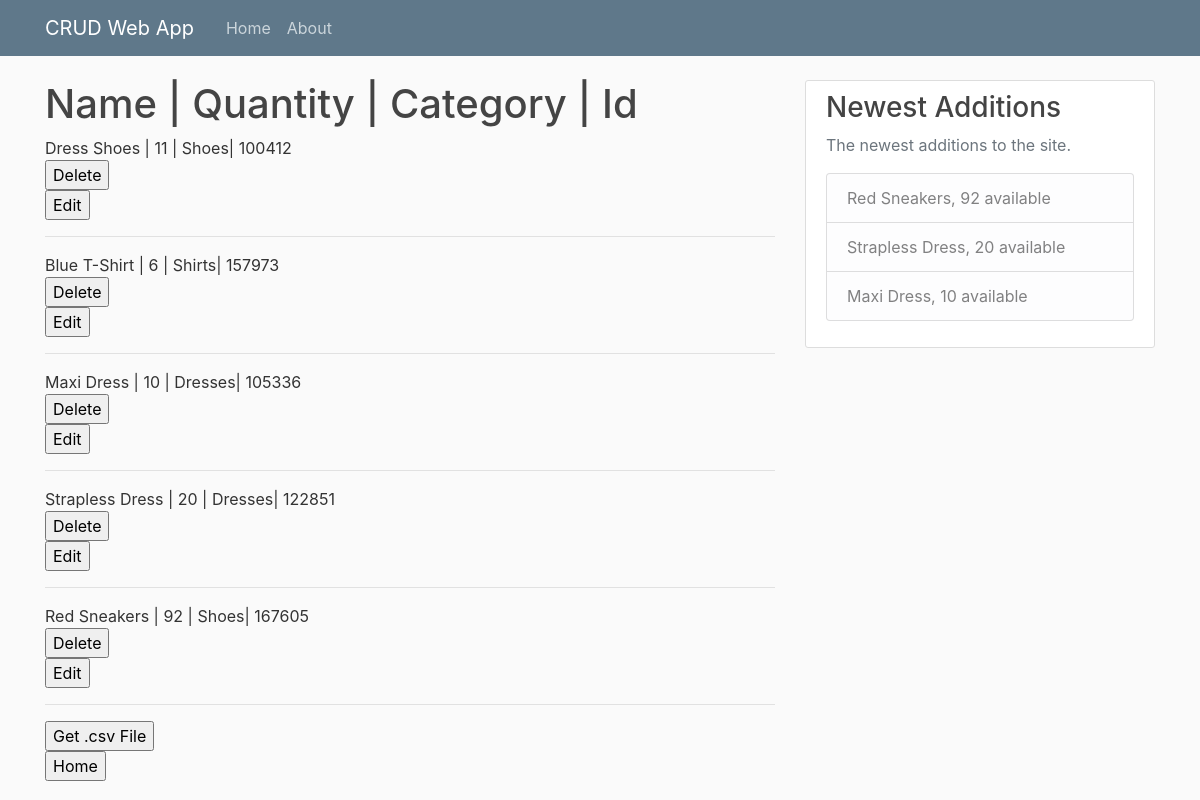
Page /data on the committed database.
### models.py (models this page shows, shortened)
class ProductModel(db.Model):
    __tablename__ = "table"
    id = db.Column(db.Integer, primary_key=True)
    product_id = db.Column(db.Integer(), unique=True)
    product_name = db.Column(db.String())
    quantity = db.Column(db.Integer())
    product_category = db.Column(db.String(80))
    def __repr__(self):
        return f"{self.product_name} | {self.quantity} | " \
               f"{self.product_category}| {self.product_id}"

### app.py (the view, shortened to what this page needs)
@app.route('/data', methods=['GET', 'POST'])
def RetrieveList():
    if request.method == 'GET':
        products = ProductModel.query.all()
        return render_template('datalist.html', products=products,
                               new1=NEWEST[0], new2=NEWEST[1], new3=NEWEST[2])

### templates/datalist.html (shortened to what this page needs)
{% extends 'base.html' %}
{% block content %}
<h1>Name | Quantity | Category | Id</h1>
{% for employee in products %}
    <body>{{employee}}
        <form action='' method="POST">
            <input type="submit" value="Delete"/>
        </form>
        <form action='' method="POST">
            <input type="submit" value="Edit"/>
        </form>
    </body><hr>
{% endfor %}
<a href="{{ url_for('download', filename='product_info.csv') }}">
    <input type="submit" value="Get .csv File"/>
</a>
<form action='' method="POST">
    <input type="submit" value="Home"/>
</form>
{% endblock %}

### templates/base.html (shortened to what this page needs)
<!DOCTYPE html>
<html>
<head>
    <link rel="stylesheet" href="https://maxcdn.bootstrapcdn.com/bootstrap/4.0.0/css/bootstrap.min.css">
</head>
<body>
<header class="site-header">
    <nav class="navbar navbar-expand-md navbar-dark bg-steel fixed-top">
        <div class="container">
            <a class="navbar-brand mr-4" href="/">CRUD Web App</a>
            <div class="collapse navbar-collapse" id="navbarToggle">
                <div class="navbar-nav mr-auto">
                    <a class="nav-item nav-link" href="/">Home</a>
                    <a class="nav-item nav-link" href="about">About</a>
                </div>
            </div>
        </div>
    </nav>
</header>
<main role="main" class="container">
    <div class="row">
        <div class="col-md-8">
            {% block content %}{% endblock %}
        </div>
        <div class="col-md-4">
            <div class="content-section">
                <h3>Newest Additions</h3>
                <p class='text-muted'>The newest additions to the site.
                <ul class="list-group">
                    <li class="list-group-item list-group-item-light">{{new1}}</li>
                    <li class="list-group-item list-group-item-light">{{new2}}</li>
                    <li class="list-group-item list-group-item-light">{{new3}}</li>
                </ul>
                </p>
            </div>
        </div>
    </div>
</main>
</body>
</html>

### templates/base.html (style rules this page uses)
body { background: #fafafa; color: #333333; margin-top: 5rem; }
h1, h2, h3, h4, h5, h6 { color: #444444; }
.bg-steel { background-color: #5f788a; }
.site-header .navbar-nav .nav-link { color: #cbd5db; }
.content-section { background: #ffffff; padding: 10px 20px; border: 1px solid #dddddd; border-radius: 3px; margin-bottom: 20px; }

### rows in the picture
ProductModel: product_name+quantity+product_category "Dress Shoes | 11 | Shoes| 100412"
ProductModel: product_name+quantity+product_category "Blue T-Shirt | 6 | Shirts| 157973"
ProductModel: product_name+quantity+product_category "Maxi Dress | 10 | Dresses| 105336"
ProductModel: product_name+quantity+product_category "Strapless Dress | 20 | Dresses| 122851"
ProductModel: product_name+quantity+product_category "Red Sneakers | 92 | Shoes| 167605"

### other values in the picture
{{ new1 }} "Red Sneakers, 92 available"
{{ new2 }} "Strapless Dress, 20 available"
{{ new3 }} "Maxi Dress, 10 available"
